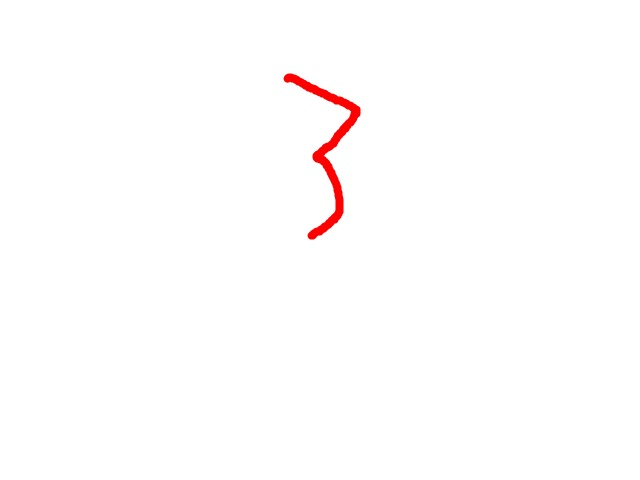
#> input picture tt1.jpg, 640 x 480 px
$ python imagestudy.py   (older library calls are emulated)
#> lines starting #> are read from the running program, lines starting #| are printed output that depends on the picture
from PIL import Image
import numpy as np
from matplotlib import pyplot as plt

# [150 lines of commented-out code are left out]


im = Image.open("tt1.jpg")
#> im is the input picture: PIL image 640x480 RGB; mean R, G, B 254.9, 253.3, 253.3
size = im.size
#> size = (640, 480)
im = np.array(im, dtype='uint32')
#> im: shape (480, 640, 3) uint32
out = np.zeros((size[1],size[0],3), dtype='uint8')
nextpoint = np.array([0,1], dtype='uint32')
backcolor = np.array([255,255,255], dtype='uint32')
selectcolor = np.array([200,50,50], dtype='uint32')
selectcolor2 = np.array([200,50,50], dtype='uint8')

box_lefttop = np.array([0,0], dtype='uint32')
box_rightbottom = np.array([0,0], dtype='uint32')
box_lefttop_bool = False
box_rightbottom_bool = False

def checksamecolor(i,j,color):
    item = im[i][j]
    diff = item - color
    s = int(diff.dot(diff) ** 0.5 / 3)
    return True if s <= 25 else False

def checkaround(i,j):
    if checksamecolor(i,j,selectcolor):
        return True
    return False

for i in range(0,size[1]):
    if not box_lefttop_bool:
        for j in range(0,size[0]):
            if checkaround(i,j):
                box_lefttop_bool = True
                box_lefttop = np.array([i,j], dtype='uint32')
                break
#> this loop made 480 passes

iterrow = 2
itercol = 2
while not box_rightbottom_bool:
    iterrowold = iterrow
    itercolold = itercol
    for ii in range(itercol):
        if checkaround(box_lefttop[0] + iterrow - 1, box_lefttop[1] + ii):
            iterrow = iterrow + 1
            break

    for ii in range(iterrow):
        if checkaround(box_lefttop[0] + ii, box_lefttop[1] + itercol - 1):
            itercol = itercol + 1
            break
    if iterrowold == iterrow and itercolold == itercol:
        box_rightbottom_bool = True
        box_rightbottom = np.array([box_lefttop[0] + iterrow - 1, box_lefttop[1] + itercol - 1], dtype='uint32')

for i in range(box_lefttop[0],box_rightbottom[0]):
    for j in range(box_lefttop[1],box_rightbottom[1]):
        if checkaround(i,j):
            out[i][j] = selectcolor2
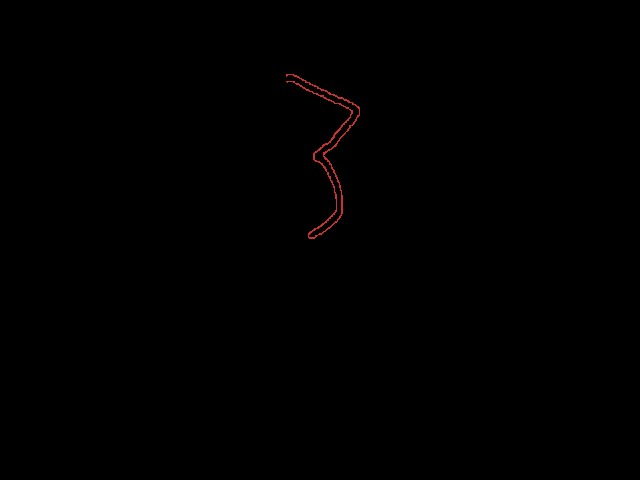
#> out: shape (480, 640, 3); mean of channels 0, 1, 2 0.5, 0.1, 0.1; drawn as R, G, B

out = Image.fromarray(out)
out.show()

$ run again, with tt.jpg copied over tt1.jpg
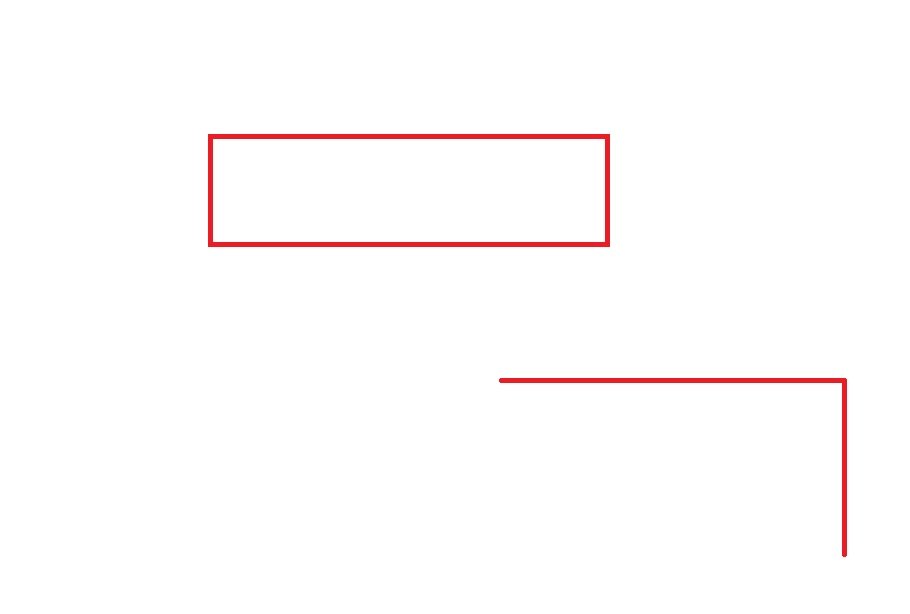
#> input picture tt.jpg, 910 x 614 px
#> im is the input picture: PIL image 910x614 RGB; mean R, G, B 254.4, 251.9, 252
#> im: shape (614, 910, 3) uint32
#> the loop `for i in range(0,size[1]):` made 614 passes
#> after the loop `for i in range(box_lefttop[0],box_rightbottom[0]):`:
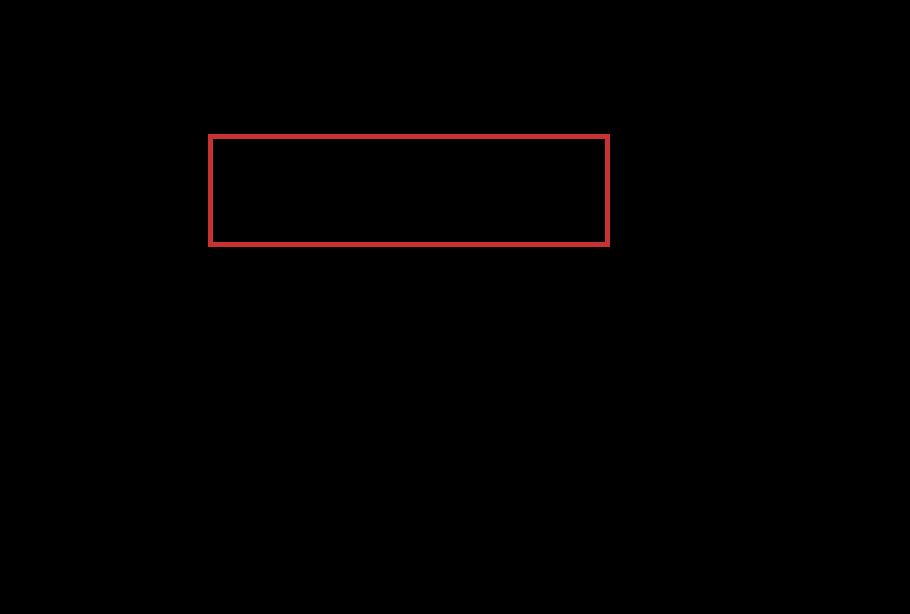
#> out: shape (614, 910, 3); mean of channels 0, 1, 2 1.8, 0.5, 0.5; drawn as R, G, B
